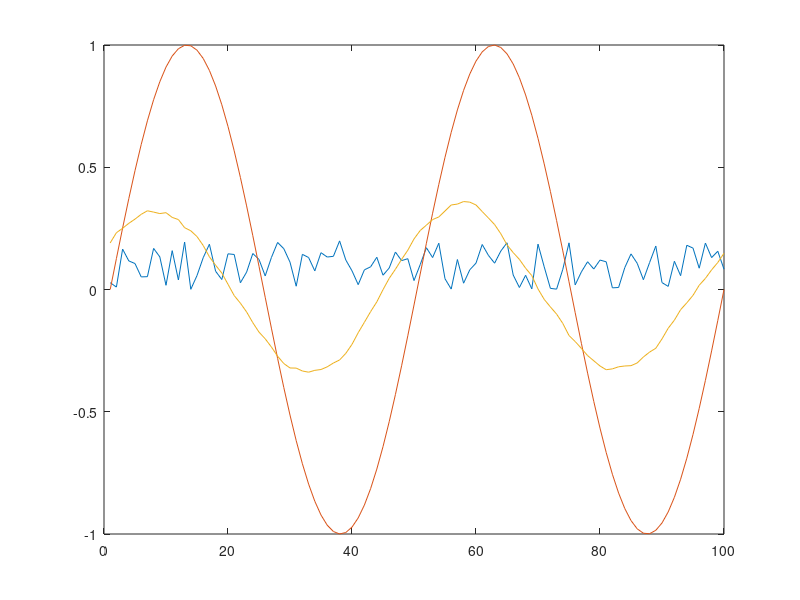

This figure's MATLAB source:
x = linspace(-2*pi, 2*pi);
a = 0.2*rand(size(x));
plot(a)
hold on

b=sin(x);

g=real(ifft(fft(a).*fft(b)));
plot(b)

plot(g)
hold off